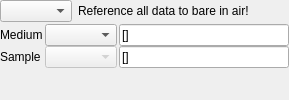
                   <widget class="QWidget" name="stackedWidgetPage_mech_normalmode">
                    <property name="sizePolicy">
                     <sizepolicy hsizetype="Preferred" vsizetype="Minimum">
                      <horstretch>0</horstretch>
                      <verstretch>0</verstretch>
                     </sizepolicy>
                    </property>
                    <layout class="QVBoxLayout" name="verticalLayout_9">
                     <property name="spacing">
                      <number>2</number>
                     </property>
                     <property name="leftMargin">
                      <number>0</number>
                     </property>
                     <property name="topMargin">
                      <number>0</number>
                     </property>
                     <property name="rightMargin">
                      <number>0</number>
                     </property>
                     <property name="bottomMargin">
                      <number>10</number>
                     </property>
                     <item>
                      <layout class="QHBoxLayout" name="horizontalLayout_19">
                       <property name="spacing">
                        <number>6</number>
                       </property>
                       <item>
                        <widget class="QComboBox" name="comboBox_settings_mechanics_selectmodel"/>
                       </item>
                       <item>
                        <widget class="QLabel" name="label_2">
                         <property name="text">
                          <string>Reference all data to bare in air!</string>
                         </property>
                        </widget>
                       </item>
                       <item>
                        <spacer name="horizontalSpacer_16">
                         <property name="orientation">
                          <enum>Qt::Horizontal</enum>
                         </property>
                         <property name="sizeHint" stdset="0">
                          <size>
                           <width>40</width>
                           <height>20</height>
                          </size>
                         </property>
                        </spacer>
                       </item>
                      </layout>
                     </item>
                     <item>
                      <layout class="QGridLayout" name="gridLayout">
                       <property name="leftMargin">
                        <number>0</number>
                       </property>
                       <property name="topMargin">
                        <number>0</number>
                       </property>
                       <property name="rightMargin">
                        <number>0</number>
                       </property>
                       <property name="bottomMargin">
                        <number>0</number>
                       </property>
                       <property name="horizontalSpacing">
                        <number>2</number>
                       </property>
                       <property name="verticalSpacing">
                        <number>0</number>
                       </property>
                       <item row="0" column="0">
                        <widget class="QLabel" name="label_settings_mechanics_model_overlayer">
                         <property name="text">
                          <string>Medium</string>
                         </property>
                        </widget>
                       </item>
                       <item row="1" column="1">
                        <widget class="QComboBox" name="comboBox_settings_mechanics_model_samplayer_chn">
                         <property name="enabled">
                          <bool>false</bool>
                         </property>
                        </widget>
                       </item>
                       <item row="0" column="1">
                        <widget class="QComboBox" name="comboBox_settings_mechanics_model_overlayer_chn"/>
                       </item>
                       <item row="1" column="0">
                        <widget class="QLabel" name="label_settings_mechanics_model_samplayer">
                         <property name="text">
                          <string>Sample</string>
                         </property>
                        </widget>
                       </item>
                       <item row="0" column="2">
                        <widget class="QLineEdit" name="lineEdit_settings_mechanics_model_overlayer_idx">
                         <property name="text">
                          <string>[]</string>
                         </property>
                        </widget>
                       </item>
                       <item row="1" column="2">
                        <widget class="QLineEdit" name="lineEdit_settings_mechanics_model_samplayer_idx">
                         <property name="text">
                          <string>[]</string>
                         </property>
                        </widget>
                       </item>
                      </layout>
                     </item>
                     <item>
                      <spacer name="verticalSpacer_11">
                       <property name="orientation">
                        <enum>Qt::Vertical</enum>
                       </property>
                       <property name="sizeType">
                        <enum>QSizePolicy::MinimumExpanding</enum>
                       </property>
                       <property name="sizeHint" stdset="0">
                        <size>
                         <width>20</width>
                         <height>6</height>
                        </size>
                       </property>
                      </spacer>
                     </item>
                    </layout>
                   </widget>
